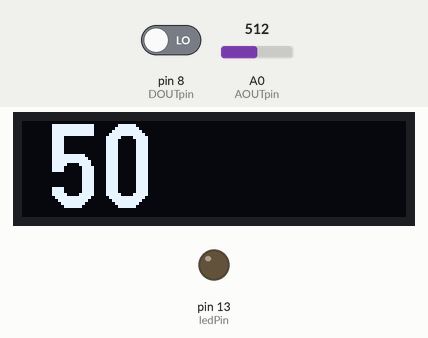
This sketch was run on a simulated Arduino Uno, built with avr-gcc and run on an emulated ATmega328P. Shown: 128×32 one-colour display, output pins drawn as LEDs (lit = HIGH). The inputs (shaded band) are chosen by the test bench; at power-on: A0 (AOUTpin) = 512, pin 8 (DOUTpin) LOW. What the sketch prints to the serial monitor is not drawn.

Above: at 1.3 s.
1.4 s: A0 (AOUTpin) set to 716
At 2.8 s:
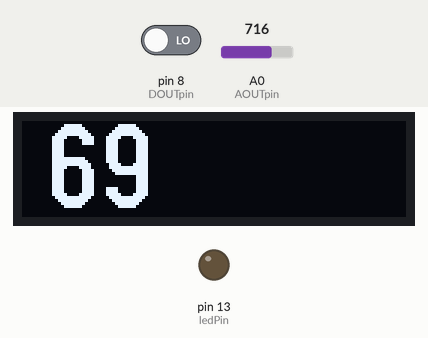
3.1 s: A0 (AOUTpin) set to 900
At 4.3 s:
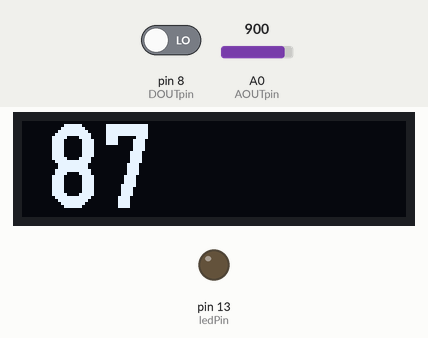
4.6 s: A0 (AOUTpin) set to 1023
At 5.8 s:
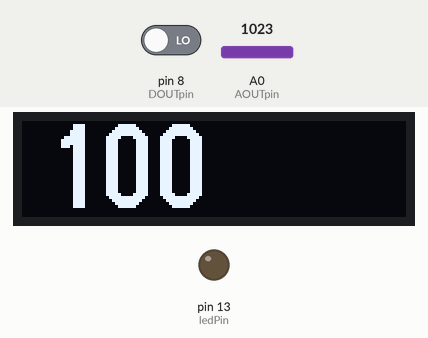
Timing chart, 0 to 7.6 s (numbered marks = the images above; inputs shaded):
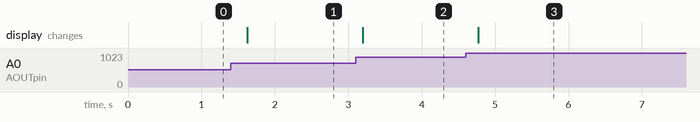

The sketch:

oled_0.91inch_128x32.ino
```cpp
#include <Arduino.h>
#include <U8g2lib.h>
#include <SPI.h>
#include <Wire.h>

U8G2_SSD1306_128X32_UNIVISION_F_HW_I2C u8g2(U8G2_R0);
const int AOUTpin=0;//the AOUT pin of the methane sensor goes into analog pin A0 of the arduino
const int DOUTpin=8;//the DOUT pin of the methane sensor goes into digital pin D8 of the arduino
const int ledPin=13;//the anode of the LED connects to digital pin D13 of the arduino

int limit;
int value;
int val;
String myval;
 void setup(void) {
   Serial.begin(9600);
   u8g2.begin();
   pinMode(DOUTpin, INPUT);//sets the pin as an input to the arduino
pinMode(ledPin, OUTPUT);//sets the pin as an output of the arduino
}

  void loop(void) {

value= analogRead(AOUTpin);//reads the analaog value from the methane sensor's AOUT pin
limit= digitalRead(DOUTpin);//reads the digital value from the methane sensor's DOUT pin
char buf[9];
  val = map(value, 0, 1023, 0, 100);
  String myval = String(val);
Serial.print("Methane value: ");
Serial.print(myval);
Serial.print(" ");
Serial.print(limit);
Serial.print(" ");
Serial.println(value);

   u8g2.clearBuffer();					// clear the internal memory
   u8g2.setFont(u8g2_font_logisoso28_tr);  // choose a suitable font at https://github.com/olikraus/u8g2/wiki/fntlistall
   sprintf (buf, "%d", val);
   u8g2.drawStr(8,29,buf);	// write something to the internal memory
   u8g2.sendBuffer();					// transfer internal memory to the display
   delay(500);


}
```

Measured:
- after the input at 1.4 s, the display: changes after 0.22 s (image 1)
- after the input at 3.1 s, the display: changes after 0.10 s (image 2)
- after the input at 4.6 s, the display: changes after 0.17 s (image 3)
